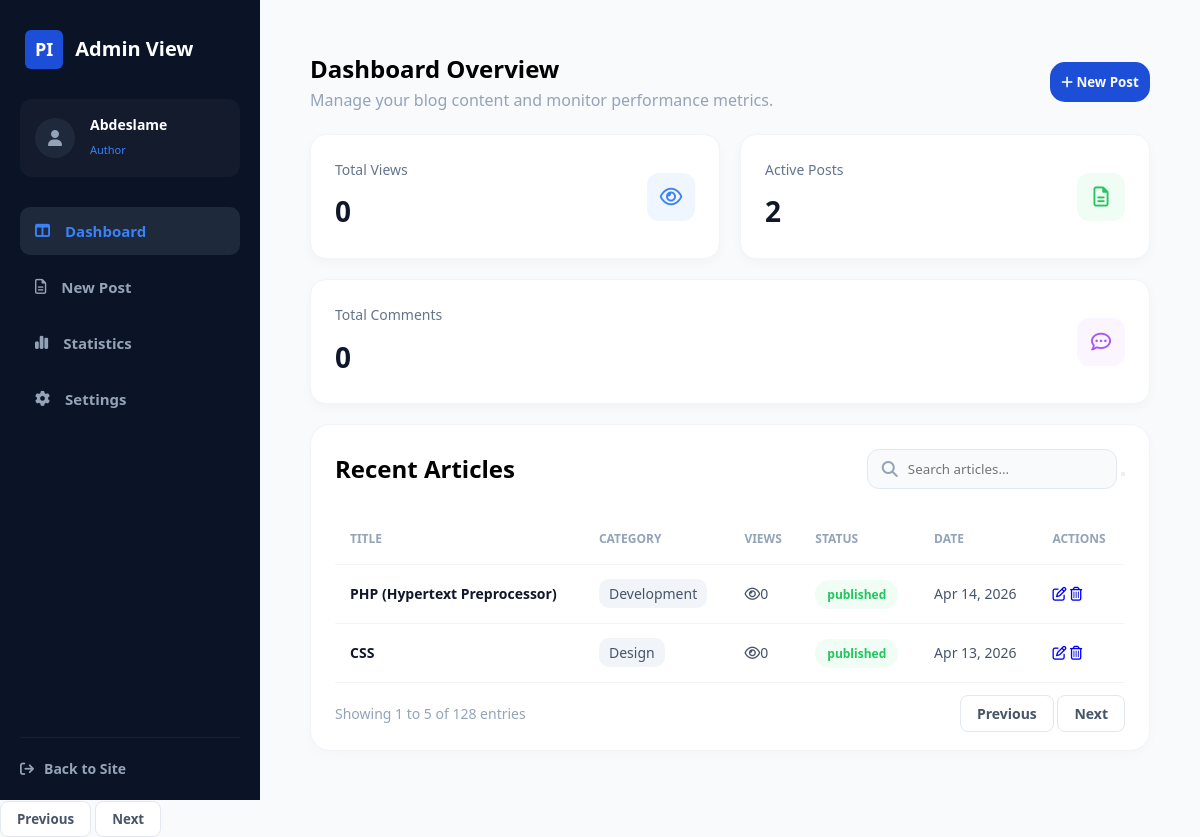
Page /pages/admin/dashboard.php (signed in) on the committed database.
### tables this page shows
CREATE TABLE `articles` (
  `id` int(11) NOT NULL,
  `title` varchar(255) NOT NULL,
  `content` text NOT NULL,
  `excerpt` text DEFAULT NULL,
  `featured_image_url` varchar(255) DEFAULT NULL,
  `author_id` int(11) DEFAULT NULL,
  `category_id` int(11) DEFAULT NULL,
  `status` enum('draft','published') DEFAULT 'draft',
  `views_count` int(11) DEFAULT 0,
  `published_at` datetime DEFAULT NULL,
  `created_at` timestamp NOT NULL DEFAULT current_timestamp(),
  `updated_at` timestamp NOT NULL DEFAULT current_timestamp() ON UPDATE current_timestamp()
);

CREATE TABLE `categories` (
  `id` int(11) NOT NULL,
  `name` varchar(100) NOT NULL,
  `description` text DEFAULT NULL,
  `created_at` timestamp NOT NULL DEFAULT current_timestamp()
);

### includes/function-articles.php (called while the page is built, shortened)
<?php
function getArticlesHome($page = 1, $limit = 6, $sort = 'newset', $id = null, $search = null)
{
    $db = new Database();
    $conn = $db->getconnection();
    $direction = ($sort === 'oldest') ? 'ASC' : 'DESC';
    $offset = ($page - 1) * $limit;
    $query = "SELECT a.*, c.name as category_name, u.username as author_name
              FROM articles a
              LEFT JOIN categories c ON a.category_id = c.id
              LEFT JOIN users u ON a.author_id = u.id
              WHERE a.status = 'published'";
    if ($id !== null) {
        $query .= " AND a.author_id = :id ";
    }
    $query .= " ORDER BY a.created_at $direction LIMIT :limit OFFSET :offset";
    $stmt = $conn->prepare($query);
    $stmt->bindValue(':limit', (int) $limit, PDO::PARAM_INT);
    $stmt->bindValue(':offset', (int) $offset, PDO::PARAM_INT);
    if ($id !== null) {
        $stmt->bindValue(':id', (int) $id, PDO::PARAM_INT);
    }
    $stmt->execute();
    return $stmt->fetchAll(PDO::FETCH_ASSOC);
}
function countComents($author_id)
{
    $db = new Database();
    $conn = $db->getconnection();
    $query = "SELECT COUNT(c.id) as total_comments
              FROM comments c
              JOIN articles a ON c.article_id = a.id
              WHERE a.author_id = :author_id";
    $stmt = $conn->prepare($query);
    $stmt->bindValue(':author_id', (int) $author_id, PDO::PARAM_INT);
    $stmt->execute();
    $result = $stmt->fetch(PDO::FETCH_ASSOC);
    return $result['total_comments'] ?? 0;
}
function Totalveiws($author_id)
{
    $db = new Database();
    $conn = $db->getconnection();
    $query = "SELECT SUM(views_count) as total_views FROM articles
              WHERE author_id = :author_id";
    $stmt = $conn->prepare($query);
    $stmt->bindValue(':author_id', (int) $author_id, PDO::PARAM_INT);
    $stmt->execute();
    $result = $stmt->fetch(PDO::FETCH_ASSOC);
    return $result['total_views'] ?? 0;
}
function TotalActiveArticles($author_id)
{
    $db = new Database();
    $conn = $db->getconnection();
    $query = "SELECT COUNT(*) as total_active_articles
              FROM articles
              WHERE author_id = :author_id AND status = 'published'";
    $stmt = $conn->prepare($query);
    $stmt->bindValue(':author_id', (int) $author_id, PDO::PARAM_INT);
    $stmt->execute();
    $result = $stmt->fetch(PDO::FETCH_ASSOC);
    return $result['total_active_articles'] ?? 0;
}

### pages/admin/dashboard.php (the view, shortened to what this page needs)
<?php
require_once "../../includes/function-articles.php";
$currentPage = isset($_GET['page']) ? (int)$_GET['page'] : 1;
$sort = $_GET['sort'] ?? 'newset';
$id = $_COOKIE["user_id"];
$total_comments = countComents($id);
$search = isset($_GET['query']) ? $_GET['query'] : null;
$articles = getArticlesHome($currentPage, 5, $sort, $id, $search);
$total_veiws = Totalveiws($id);
$total_active_articles = TotalActivearticles($id);
?>
<!DOCTYPE html>
<html lang="en">
<head>
    <link rel="stylesheet" href="../../assets/styles/sidebare.css">
    <link rel="stylesheet" href="../../assets/styles/dashboard.css">
</head>
<body>
    <?php include "../../includes/sidebareAdmin.php" ?>
    <main>
        <header>
            <div class="group">
                <h2>Dashboard Overview</h3>
                    <p>Manage your blog content and monitor performance metrics.</p>
            </div>
            <button id="new-post" class="add-post"><i class="fa-solid fa-plus"></i> New Post</button>
        </header>
        <div class="stats-container">
            <div class="stat-card">
                <div class="stat-info">
                    <span class="stat-label">Total Views</span>
                    <div class="stat-value-row">
                        <span class="stat-number"><?php echo $total_veiws ?></span>
                    </div>
                </div>
                <div class="stat-icon icon-blue">
                    <i class="fa-regular fa-eye"></i>
                </div>
            </div>
            <div class="stat-card">
                <div class="stat-info">
                    <span class="stat-label">Active Posts</span>
                    <div class="stat-value-row">
                        <span class="stat-number"><?php echo  $total_active_articles ?></span>
                    </div>
                </div>
                <div class="stat-icon icon-green">
                    <i class="fa-regular fa-file-lines"></i>
                </div>
            </div>
            <div class="stat-card">
                <div class="stat-info">
                    <span class="stat-label">Total Comments</span>
                    <div class="stat-value-row">
                        <span class="stat-number"><?php echo $total_comments ?></span>
                    </div>
                </div>
                <div class="stat-icon icon-purple">
                    <i class="fa-regular fa-comment-dots"></i>
                </div>
            </div>
        </div>
        <section class="table-card" style="margin-top:20px;">
            <div class="table-header">
                <h2>Recent Articles</h2>
                <div class="search-box">
                    <form method="GET" class="search-box">
                        <input type="text" name="query" placeholder="Search articles..."
                            value="<?php echo isset($_GET['query']) ? htmlspecialchars($_GET['query']) : ''; ?>">
                        <i class="fa-solid fa-magnifying-glass"></i>
                        <button type="submit"></button>
                    </form>
                </div>
            </div>
            <div class="table-responsive">
                <table>
                    <thead>
                        <tr>
                            <th>TITLE</th>
                            <th>CATEGORY</th>
                            <th>VIEWS</th>
                            <th>STATUS</th>
                            <th>DATE</th>
                            <th>ACTIONS</th>
                        </tr>
                    </thead>
                    <tbody>
                        <?php if (empty($articles)): ?>
                            <p>No articles found.</p>
                        <?php else: ?>
                            <?php foreach ($articles as $article): ?>
                                <tr>
                                    <td class="article-title"><?php echo htmlspecialchars($article['title']); ?></td>
                                    <td><span class="cat-badge"><?php echo htmlspecialchars($article['category_name'] ?? 'General'); ?></span></td>
                                    <td class="views-cell"><i class="fa-regular fa-eye"></i><?php echo htmlspecialchars($article['views_count']); ?> </td>
                                    <td><span class="status-badge status-published"><?php echo htmlspecialchars($article['status']) ?></span></td>
                                    <td><?php echo date('M d, Y', strtotime($article['created_at'])); ?></td>
                                    <td class="actions">
                                        <a href="dashboard.php?id=<?php echo $article['id']; ?> " class="btn-edit"><i class="fa-regular fa-pen-to-square"></i></a>
                                        <a href="dashboard.php?id-delete=<?php echo $article['id']; ?> " class="btn-delete"><i class="fa-regular fa-trash-can"></i></a>
                                    </td>
                                </tr>
                            <?php endforeach; ?>
                        <?php endif; ?>
                    </tbody>
                </table>
            </div>
            <div class="table-footer">
                <p>Showing 1 to 5 of 128 entries</p>
                <div class="footer-btns">
                    <a href="dashboard.php?page=<?php echo $currentPage - 1; ?>" class="btn-nav">Previous</a>
                    <a href="dashboard.php?page=<?php echo $currentPage + 1; ?>" class="btn-nav">Next</a>
                </div>
            </div>
        </section>
    </main>
    <div class="footer-btns">
        <button class="btn-nav">Previous</button>
        <button class="btn-nav">Next</button>
    </div>
</body>
</html>

### assets/styles/dashboard.css (style rules this page uses)
:root { --color-primary-50: #eff6ff; --color-primary-100: #dbeafe; --color-primary-400: #60a5fa; --color-primary-600: #2563eb; --color-primary-700: #1d4ed8; --color-bg-main: #f8fafc; --color-bg-surface: #ffffff; --color-slate-100: #f1f5f9; --color-slate-200: #e2e8f0; --color-slate-300: #cbd5e1; --color-slate-400: #94a3b8; --color-slate-500: #64748b; --color-slate-600: #475569; --color-slate-700: #334155; --color-slate-800: #1e293b; --color-slate-900: #0f172a; --color-slate-950: #020617; --color-accent-purple: #9333ea; --color-accent-amber: #d97706; --color-accent-emerald: #059669; --color-accent-red: #ef4444; }
* { margin: 0; padding: 0; box-sizing: border-box; font-family: 'Segoe UI', Tahoma, Geneva, Verdana, sans-serif; text-decoration: none; list-style: none; }
body { line-height: 1.6; overflow-x: hidden; scroll-behavior: smooth; min-height: 100vh; background-color: var(--color-bg-main); }
main { margin-left: 260px; padding: 50px; }
header { width: 100%; display: flex; justify-content: space-between; align-items: center; }
.add-post { color: var(--color-bg-main); background-color: var(--color-primary-700); border-radius: 15px; outline: none; border: none; height: 40px; width: 100px; cursor: pointer; font-weight: 600; }
header p { color: var(--color-slate-400); }
.stats-container { display: flex; gap: 20px; padding-top: 20px; flex-wrap: wrap; }
.stat-card { background: #ffffff; padding: 24px; border-radius: 16px; display: flex; justify-content: space-between; align-items: center; min-width: 280px; transition: 0.3s; flex: 1; box-shadow: 0 4px 12px rgba(0, 0, 0, 0.03); border: 1px solid #f1f5f9; }
.stat-label { color: #64748b; font-size: 14px; font-weight: 500; margin-bottom: 8px; display: block; }
.stat-value-row { display: flex; align-items: center; gap: 12px; }
.stat-number { font-size: 28px; font-weight: 700; color: #0f172a; }
.stat-icon { width: 48px; height: 48px; border-radius: 12px; display: flex; align-items: center; justify-content: center; font-size: 20px; }
.icon-blue { background-color: #eff6ff; color: #3b82f6; }
.icon-green { background-color: #f0fdf4; color: #22c55e; }
.icon-purple { background-color: #faf5ff; color: #a855f7; }
.table-card { background: white; border-radius: 20px; padding: 24px; box-shadow: 0 4px 12px rgba(0,0,0,0.02); border: 1px solid #f1f5f9; }
.table-header { display: flex; justify-content: space-between; align-items: center; margin-bottom: 25px; }
.search-box { position: relative; }
.search-box input { padding: 10px 15px 10px 40px; border: 1px solid #e2e8f0; border-radius: 12px; background: #f8fafc; width: 250px; outline: none; }
.search-box i { position: absolute; left: 15px; top: 50%; transform: translateY(-50%); color: #94a3b8; }
table { width: 100%; border-collapse: collapse; }
th { text-align: left; font-size: 12px; color: #94a3b8; padding: 15px; border-bottom: 1px solid #f1f5f9; }
td { padding: 18px 15px; font-size: 14px; color: #475569; border-bottom: 1px solid #f1f5f9; }
.article-title { color: #1d4ed8; font-weight: 600; }
.status-badge { padding: 6px 12px; border-radius: 20px; font-size: 12px; font-weight: 600; }
.status-published { background: #f0fdf4; color: #22c55e; }
.table-footer { display: flex; justify-content: space-between; align-items: center; margin-top: 20px; color: #94a3b8; font-size: 14px; }
.btn-nav { padding: 8px 16px; border: 1px solid #e2e8f0; background: white; border-radius: 8px; cursor: pointer; font-weight: 600; color: #475569; }
.article-title { color:var(--color-slate-900); }
.cat-badge { padding: 5px 10px; border-radius: 10px; background-color: var(--color-slate-100); }

### rows in the picture
articles: title "PHP (Hypertext Preprocessor)", category.name "Development", views_count "0", status "published", created_at "Apr 14, 2026"
articles: title "CSS", category.name "Design", views_count "0", status "published", created_at "Apr 13, 2026"

### other values in the picture
$_SESSION['user'] "Abdeslame"
$total_veiws "0"
$total_active_articles "2"
$total_comments "0"
